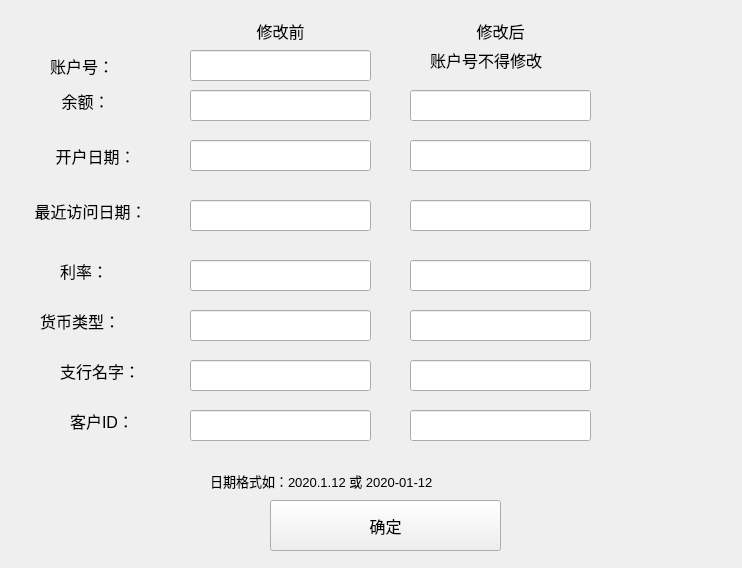
<?xml version="1.0" encoding="UTF-8"?>
<ui version="4.0">
 <class>SVAccUpdate</class>
 <widget class="QWidget" name="SVAccUpdate">
  <property name="geometry">
   <rect>
    <x>0</x>
    <y>0</y>
    <width>742</width>
    <height>568</height>
   </rect>
  </property>
  <property name="windowTitle">
   <string>New Value</string>
  </property>
  <widget class="QLineEdit" name="Before_3">
   <property name="geometry">
    <rect>
     <x>190</x>
     <y>200</y>
     <width>181</width>
     <height>31</height>
    </rect>
   </property>
   <property name="font">
    <font>
     <pointsize>12</pointsize>
    </font>
   </property>
  </widget>
  <widget class="QLineEdit" name="Before_5">
   <property name="geometry">
    <rect>
     <x>190</x>
     <y>310</y>
     <width>181</width>
     <height>31</height>
    </rect>
   </property>
   <property name="font">
    <font>
     <pointsize>12</pointsize>
    </font>
   </property>
  </widget>
  <widget class="QLineEdit" name="Before_1">
   <property name="geometry">
    <rect>
     <x>190</x>
     <y>90</y>
     <width>181</width>
     <height>31</height>
    </rect>
   </property>
   <property name="font">
    <font>
     <pointsize>12</pointsize>
    </font>
   </property>
  </widget>
  <widget class="QLineEdit" name="Before_4">
   <property name="geometry">
    <rect>
     <x>190</x>
     <y>260</y>
     <width>181</width>
     <height>31</height>
    </rect>
   </property>
   <property name="font">
    <font>
     <pointsize>12</pointsize>
    </font>
   </property>
  </widget>
  <widget class="QLineEdit" name="Before_2">
   <property name="geometry">
    <rect>
     <x>190</x>
     <y>140</y>
     <width>181</width>
     <height>31</height>
    </rect>
   </property>
   <property name="font">
    <font>
     <pointsize>12</pointsize>
    </font>
   </property>
  </widget>
  <widget class="QPushButton" name="pushButton">
   <property name="geometry">
    <rect>
     <x>270</x>
     <y>500</y>
     <width>231</width>
     <height>51</height>
    </rect>
   </property>
   <property name="font">
    <font>
     <pointsize>12</pointsize>
    </font>
   </property>
   <property name="text">
    <string>确定</string>
   </property>
  </widget>
  <widget class="QLabel" name="label_4">
   <property name="geometry">
    <rect>
     <x>230</x>
     <y>20</y>
     <width>101</width>
     <height>21</height>
    </rect>
   </property>
   <property name="font">
    <font>
     <pointsize>12</pointsize>
    </font>
   </property>
   <property name="text">
    <string>修改前</string>
   </property>
   <property name="alignment">
    <set>Qt::AlignCenter</set>
   </property>
  </widget>
  <widget class="QLineEdit" name="After_1">
   <property name="geometry">
    <rect>
     <x>410</x>
     <y>90</y>
     <width>181</width>
     <height>31</height>
    </rect>
   </property>
   <property name="font">
    <font>
     <pointsize>12</pointsize>
    </font>
   </property>
  </widget>
  <widget class="QLineEdit" name="After_5">
   <property name="geometry">
    <rect>
     <x>410</x>
     <y>310</y>
     <width>181</width>
     <height>31</height>
    </rect>
   </property>
   <property name="font">
    <font>
     <pointsize>12</pointsize>
    </font>
   </property>
  </widget>
  <widget class="QLineEdit" name="After_2">
   <property name="geometry">
    <rect>
     <x>410</x>
     <y>140</y>
     <width>181</width>
     <height>31</height>
    </rect>
   </property>
   <property name="font">
    <font>
     <pointsize>12</pointsize>
    </font>
   </property>
  </widget>
  <widget class="QLabel" name="label_5">
   <property name="geometry">
    <rect>
     <x>450</x>
     <y>20</y>
     <width>101</width>
     <height>21</height>
    </rect>
   </property>
   <property name="font">
    <font>
     <pointsize>12</pointsize>
    </font>
   </property>
   <property name="text">
    <string>修改后</string>
   </property>
   <property name="alignment">
    <set>Qt::AlignCenter</set>
   </property>
  </widget>
  <widget class="QLineEdit" name="After_3">
   <property name="geometry">
    <rect>
     <x>410</x>
     <y>200</y>
     <width>181</width>
     <height>31</height>
    </rect>
   </property>
   <property name="font">
    <font>
     <pointsize>12</pointsize>
    </font>
   </property>
  </widget>
  <widget class="QLineEdit" name="After_4">
   <property name="geometry">
    <rect>
     <x>410</x>
     <y>260</y>
     <width>181</width>
     <height>31</height>
    </rect>
   </property>
   <property name="font">
    <font>
     <pointsize>12</pointsize>
    </font>
   </property>
  </widget>
  <widget class="QLabel" name="label_DaAcc">
   <property name="geometry">
    <rect>
     <x>20</x>
     <y>190</y>
     <width>141</width>
     <height>41</height>
    </rect>
   </property>
   <property name="font">
    <font>
     <pointsize>12</pointsize>
     <weight>50</weight>
     <bold>false</bold>
    </font>
   </property>
   <property name="text">
    <string>最近访问日期：</string>
   </property>
   <property name="alignment">
    <set>Qt::AlignCenter</set>
   </property>
  </widget>
  <widget class="QLabel" name="label_Rate">
   <property name="geometry">
    <rect>
     <x>60</x>
     <y>250</y>
     <width>61</width>
     <height>41</height>
    </rect>
   </property>
   <property name="font">
    <font>
     <pointsize>12</pointsize>
     <weight>50</weight>
     <bold>false</bold>
    </font>
   </property>
   <property name="text">
    <string>利率：</string>
   </property>
  </widget>
  <widget class="QLabel" name="label_Ba">
   <property name="geometry">
    <rect>
     <x>0</x>
     <y>80</y>
     <width>171</width>
     <height>41</height>
    </rect>
   </property>
   <property name="font">
    <font>
     <pointsize>12</pointsize>
    </font>
   </property>
   <property name="text">
    <string>余额：</string>
   </property>
   <property name="alignment">
    <set>Qt::AlignCenter</set>
   </property>
  </widget>
  <widget class="QLabel" name="label_DaOP">
   <property name="geometry">
    <rect>
     <x>30</x>
     <y>140</y>
     <width>131</width>
     <height>31</height>
    </rect>
   </property>
   <property name="font">
    <font>
     <pointsize>12</pointsize>
     <weight>50</weight>
     <bold>false</bold>
    </font>
   </property>
   <property name="text">
    <string>开户日期：</string>
   </property>
   <property name="alignment">
    <set>Qt::AlignCenter</set>
   </property>
  </widget>
  <widget class="QLabel" name="label_Cu">
   <property name="geometry">
    <rect>
     <x>40</x>
     <y>300</y>
     <width>111</width>
     <height>41</height>
    </rect>
   </property>
   <property name="font">
    <font>
     <pointsize>12</pointsize>
     <weight>50</weight>
     <bold>false</bold>
    </font>
   </property>
   <property name="text">
    <string>货币类型：</string>
   </property>
  </widget>
  <widget class="QLabel" name="label_ID">
   <property name="geometry">
    <rect>
     <x>50</x>
     <y>50</y>
     <width>91</width>
     <height>31</height>
    </rect>
   </property>
   <property name="font">
    <font>
     <pointsize>12</pointsize>
    </font>
   </property>
   <property name="text">
    <string>账户号：</string>
   </property>
  </widget>
  <widget class="QLineEdit" name="Before_6">
   <property name="geometry">
    <rect>
     <x>190</x>
     <y>50</y>
     <width>181</width>
     <height>31</height>
    </rect>
   </property>
   <property name="font">
    <font>
     <pointsize>12</pointsize>
    </font>
   </property>
  </widget>
  <widget class="QLabel" name="label">
   <property name="geometry">
    <rect>
     <x>430</x>
     <y>44</y>
     <width>161</width>
     <height>31</height>
    </rect>
   </property>
   <property name="font">
    <font>
     <pointsize>12</pointsize>
    </font>
   </property>
   <property name="text">
    <string>账户号不得修改</string>
   </property>
  </widget>
  <widget class="QLabel" name="label_2">
   <property name="geometry">
    <rect>
     <x>210</x>
     <y>470</y>
     <width>331</width>
     <height>21</height>
    </rect>
   </property>
   <property name="font">
    <font>
     <pointsize>10</pointsize>
    </font>
   </property>
   <property name="text">
    <string>日期格式如：2020.1.12 或 2020-01-12</string>
   </property>
  </widget>
  <widget class="QLineEdit" name="Before_8">
   <property name="geometry">
    <rect>
     <x>190</x>
     <y>410</y>
     <width>181</width>
     <height>31</height>
    </rect>
   </property>
   <property name="font">
    <font>
     <pointsize>12</pointsize>
    </font>
   </property>
  </widget>
  <widget class="QLineEdit" name="After_7">
   <property name="geometry">
    <rect>
     <x>410</x>
     <y>360</y>
     <width>181</width>
     <height>31</height>
    </rect>
   </property>
   <property name="font">
    <font>
     <pointsize>12</pointsize>
    </font>
   </property>
  </widget>
  <widget class="QLineEdit" name="After_8">
   <property name="geometry">
    <rect>
     <x>410</x>
     <y>410</y>
     <width>181</width>
     <height>31</height>
    </rect>
   </property>
   <property name="font">
    <font>
     <pointsize>12</pointsize>
    </font>
   </property>
  </widget>
  <widget class="QLineEdit" name="Before_7">
   <property name="geometry">
    <rect>
     <x>190</x>
     <y>360</y>
     <width>181</width>
     <height>31</height>
    </rect>
   </property>
   <property name="font">
    <font>
     <pointsize>12</pointsize>
    </font>
   </property>
  </widget>
  <widget class="QLabel" name="label_name">
   <property name="geometry">
    <rect>
     <x>60</x>
     <y>350</y>
     <width>91</width>
     <height>41</height>
    </rect>
   </property>
   <property name="font">
    <font>
     <pointsize>12</pointsize>
     <weight>50</weight>
     <bold>false</bold>
    </font>
   </property>
   <property name="text">
    <string>支行名字：</string>
   </property>
  </widget>
  <widget class="QLabel" name="label_Client">
   <property name="geometry">
    <rect>
     <x>70</x>
     <y>400</y>
     <width>81</width>
     <height>41</height>
    </rect>
   </property>
   <property name="font">
    <font>
     <pointsize>12</pointsize>
     <weight>50</weight>
     <bold>false</bold>
    </font>
   </property>
   <property name="text">
    <string>客户ID：</string>
   </property>
  </widget>
 </widget>
 <resources/>
 <connections/>
</ui>
